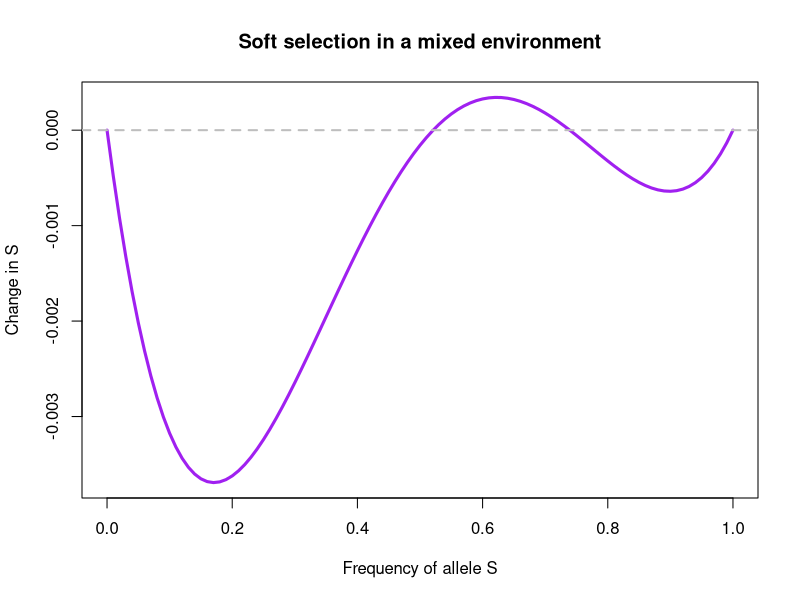

Here is the R script that generated this plot:
#Here's the Leven 1953 model of course-grained selection over space
#We've got a di-allelic locus that affects viability differently in different
#resource patches. p is global proportion of allele S. q is the global
#proportion of allele F. In each patch, dispersers survive to adulthood
#according to patch-specific genotype viabilities

#we'll put our patch-specific genotype viabilities in a matrix
viabilities <- c(0.696, 1, 1.424, 0.898, 1, 1.012, 1.519, 1, 0.88, 0.913, 1, 0.976)
vm <- data.frame(matrix(viabilities, nrow=4, byrow=T))
colnames(vm) <- c('SS', 'SF', 'FF')
rownames(vm) <- c('p1', 'p2', 'p3', 'p4')
print(vm)

#Each patch contributes a fixed proportion, ci, of offspring to dispersal pool
cis <- c(0.4,0.05,0.5,0.05)

#here's a function that caclulate the global change in p, which is 
#basically the weighted average of local, within patch changes, weighted by
#the ci terms
get.global.delta <- function(p, vm, cis){
    q <- 1-p
    xs <- numeric(length=4) #a vector for the local changes in p across 4 patches
    for (i in 1:4){ #for each resource patch
        Vi <- vm[i,1] # get the local viability of SS genotypes
        Wi <- vm[i,3] # get the local viability of FF genotypes
        ## In this model heterozygote viabilities are set to 1
        ci <- cis[i] #get the proportion that the local patch contributed to the global pool of dispersers
        Wi.bar <- (p^2)*Vi + 2*p*q + (q^2)*Wi # this is average local viability
        p.prime <- ((p^2)*Vi + p*q) / Wi.bar # p in the next generation. This is just like in our simple diploid model of viability selection
        delta <- p.prime - p #the change in p from when oddspring settle to when adults reproduce
        x <- ci * delta #weight the change in p by the proportion of offspring the ocal patch contributes to the dispersal pool
        xs[i] <- x
    }
    #del <- p*q*sum(xs) 
    del <- sum(xs) #The global change in p
    return(del)
}


ps <- seq(0,1,0.01)
gds <- numeric(length=length(ps))

for (i in 1:length(ps)){
    p1 <- ps[i]
    gd <- get.global.delta(p1, vm, cis)
    gds[i] <- gd
}

plot(gds~ ps, type='l', lwd=3, col='purple', ylab='Change in S', xlab='Frequency of allele S', main='Soft selection in a mixed environment')
abline(h=0, lty=2, lwd=2, col='gray')

